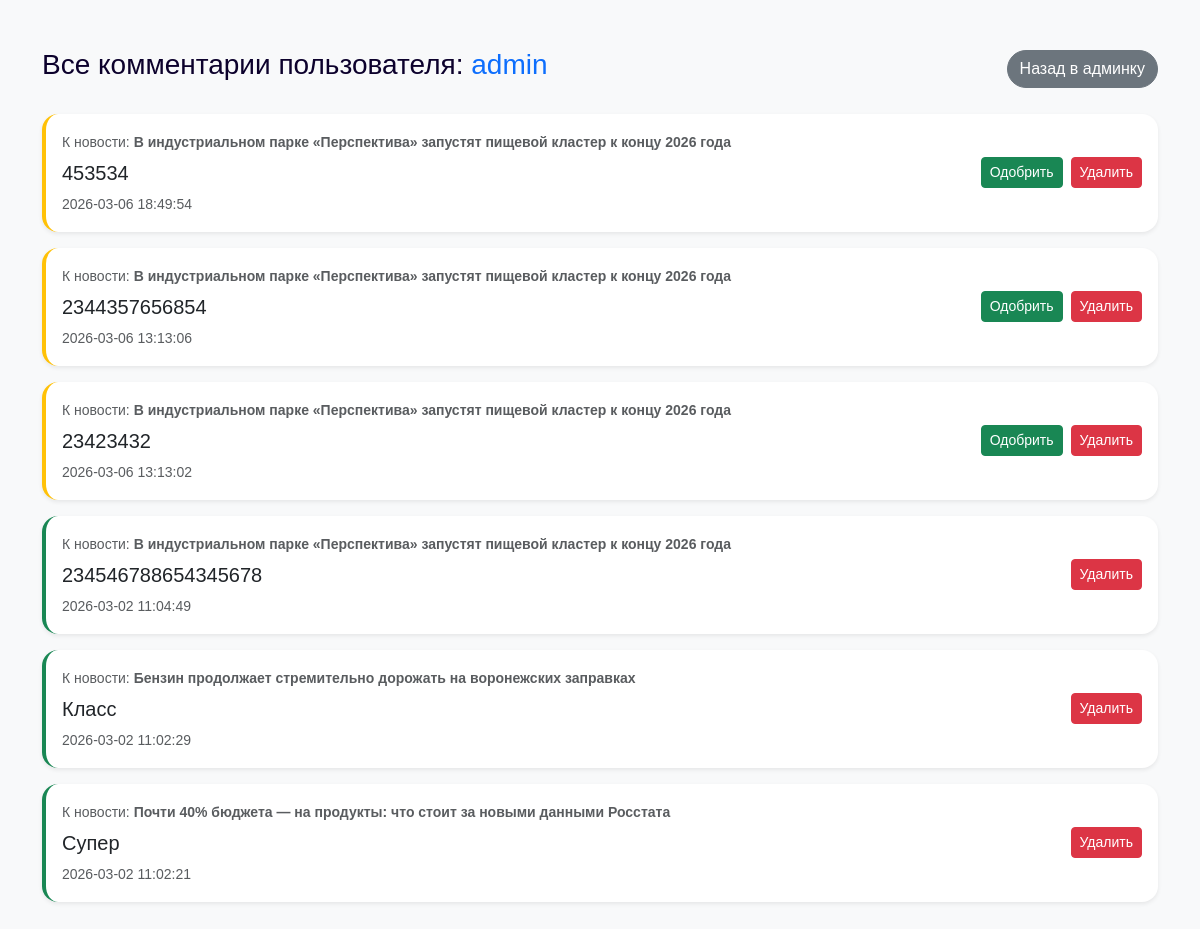
The app's page /myborisoglebsk-main/user_details.php?id=10 (signed in) with its own data.
### tables this page shows
CREATE TABLE `users` (
  `id` int NOT NULL,
  `username` varchar(100) NOT NULL,
  `email` varchar(150) NOT NULL,
  `password` varchar(255) NOT NULL,
  `role` enum('user','admin','editor') DEFAULT 'user',
  `is_blocked` tinyint(1) DEFAULT '0',
  `created_at` datetime DEFAULT CURRENT_TIMESTAMP
);

CREATE TABLE `comments` (
  `id` int NOT NULL,
  `news_id` int NOT NULL,
  `user_id` int NOT NULL,
  `comment_text` text NOT NULL,
  `created_at` datetime DEFAULT CURRENT_TIMESTAMP,
  `is_approved` tinyint(1) DEFAULT '0'
);

CREATE TABLE `news` (
  `id` int NOT NULL,
  `title` varchar(255) NOT NULL,
  `content` text NOT NULL,
  `short_description` varchar(500) DEFAULT NULL,
  `image` varchar(255) DEFAULT NULL,
  `created_at` datetime DEFAULT CURRENT_TIMESTAMP,
  `updated_at` datetime DEFAULT CURRENT_TIMESTAMP ON UPDATE CURRENT_TIMESTAMP,
  `category_id` int NOT NULL,
  `author_id` int NOT NULL
);

### myborisoglebsk-main/user_details.php (the view, shortened to what this page needs)
<?php
require_once 'db.php';
$id = (int)$_GET['id'];
$user = $pdo->query("SELECT username FROM users WHERE id = $id")->fetch();
$comms = $pdo->query("SELECT comments.*, news.title as news_title FROM comments JOIN news ON comments.news_id = news.id WHERE user_id = $id ORDER BY created_at DESC")->fetchAll();
?>
<!DOCTYPE html>
<html lang="ru">
<head>
    <link href="https://cdn.jsdelivr.net/npm/bootstrap@5.3.3/dist/css/bootstrap.min.css" rel="stylesheet">
    <link rel="stylesheet" href="https://cdn.jsdelivr.net/npm/bootstrap-icons@1.11.3/font/bootstrap-icons.min.css">
    <link rel="stylesheet" href="style.css">
</head>
<body class="bg-light">
    <div class="container py-5">
        <div class="d-flex justify-content-between align-items-center mb-4">
            <h3>Все комментарии пользователя: <span class="text-primary"><?= htmlspecialchars($user['username']) ?></span></h3>
            <a href="admin_panel.php#nav-users" class="btn btn-secondary rounded-pill">Назад в админку</a>
        </div>
        <div class="row">
            <?php foreach($comms as $c): ?>
                <div class="col-12 mb-3">
                    <div class="card border-0 shadow-sm rounded-4 p-3 <?= $c['is_approved'] ? 'border-start border-success border-4' : 'border-start border-warning border-4' ?>">
                        <div class="d-flex justify-content-between align-items-center">
                            <div class="flex-grow-1 me-3">
                                <small class="text-muted">К новости: <strong><?= htmlspecialchars($c['news_title']) ?></strong></small>
                                <p class="mb-1 mt-1 fs-5"><?= htmlspecialchars($c['comment_text']) ?></p>
                                <small class="text-muted"><?= $c['created_at'] ?></small>
                            </div>
                            <div class="d-flex gap-2">
                                <?php if(!$c['is_approved']): ?>
                                    <a href="?id=<?= $id ?>&approve=<?= $c['id'] ?>" class="btn btn-success btn-sm">Одобрить</a>
                                <?php endif; ?>
                                <a href="?id=<?= $id ?>&delete=<?= $c['id'] ?>" class="btn btn-danger btn-sm" onclick="return confirm('Удалить?')">Удалить</a>
                            </div>
                        </div>
                    </div>
                </div>
            <?php endforeach; ?>
        </div>
    </div>
</body>
</html>

### myborisoglebsk-main/style.css (style rules this page uses)
:root { --primary-purple: #763ee6; --primary-active: #b10ffc; --dark-purple: #150633; --text-color: #0c012c; --text-muted-color: #6c757d; --bg-color: #ffffff; --border-color: #e9e9f1; --transition-speed: 0.3s; --card-bg: #ffffff; --section-bg-light: #f7f7f9; --shadow-sm: 0 2px 10px rgba(0,0,0,0.07); --shadow-md: 0 5px 20px rgba(0,0,0,0.1); }
body { font-family: 'Manrope', sans-serif; background-color: var(--bg-color); color: var(--text-color); transition: background-color var(--transition-speed) ease, color var(--transition-speed) ease; }

### records on screen
users: username "admin"
comments: news.title "В индустриальном парке «Перспектива» запустят пищевой кластер к концу 2026 года", comment_text "453534", created_at "2026-03-06 18:49:54"
comments: news.title "В индустриальном парке «Перспектива» запустят пищевой кластер к концу 2026 года", comment_text "2344357656854", created_at "2026-03-06 13:13:06"
comments: news.title "В индустриальном парке «Перспектива» запустят пищевой кластер к концу 2026 года", comment_text "23423432", created_at "2026-03-06 13:13:02"
comments: news.title "В индустриальном парке «Перспектива» запустят пищевой кластер к концу 2026 года", comment_text "234546788654345678", created_at "2026-03-02 11:04:49"
comments: news.title "Бензин продолжает стремительно дорожать на воронежских заправках", comment_text "Класс", created_at "2026-03-02 11:02:29"
comments: news.title "Почти 40% бюджета — на продукты: что стоит за новыми данными Росстата", comment_text "Супер", created_at "2026-03-02 11:02:21"
